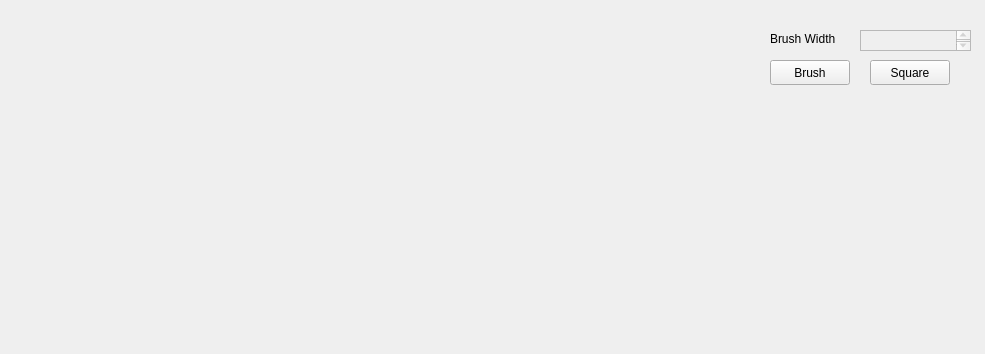
<?xml version="1.0" encoding="UTF-8"?>
<ui version="4.0">
 <class>PaintProgram</class>
 <widget class="QWidget" name="PaintProgram">
  <property name="geometry">
   <rect>
    <x>0</x>
    <y>0</y>
    <width>985</width>
    <height>354</height>
   </rect>
  </property>
  <property name="windowTitle">
   <string>PaintProgram</string>
  </property>
  <widget class="QPushButton" name="setBrushButton">
   <property name="geometry">
    <rect>
     <x>770</x>
     <y>60</y>
     <width>80</width>
     <height>25</height>
    </rect>
   </property>
   <property name="text">
    <string>Brush</string>
   </property>
  </widget>
  <widget class="QLabel" name="label_3">
   <property name="geometry">
    <rect>
     <x>770</x>
     <y>30</y>
     <width>131</width>
     <height>17</height>
    </rect>
   </property>
   <property name="text">
    <string>Brush Width</string>
   </property>
  </widget>
  <widget class="QTextEdit" name="numberNights">
   <property name="enabled">
    <bool>false</bool>
   </property>
   <property name="geometry">
    <rect>
     <x>860</x>
     <y>30</y>
     <width>111</width>
     <height>21</height>
    </rect>
   </property>
  </widget>
  <widget class="QPushButton" name="setSquareButton">
   <property name="geometry">
    <rect>
     <x>870</x>
     <y>60</y>
     <width>80</width>
     <height>25</height>
    </rect>
   </property>
   <property name="text">
    <string>Square</string>
   </property>
  </widget>
  <widget class="QLabel" name="canvasLabel">
   <property name="geometry">
    <rect>
     <x>20</x>
     <y>10</y>
     <width>711</width>
     <height>331</height>
    </rect>
   </property>
   <property name="text">
    <string/>
   </property>
  </widget>
 </widget>
 <resources/>
 <connections/>
</ui>
